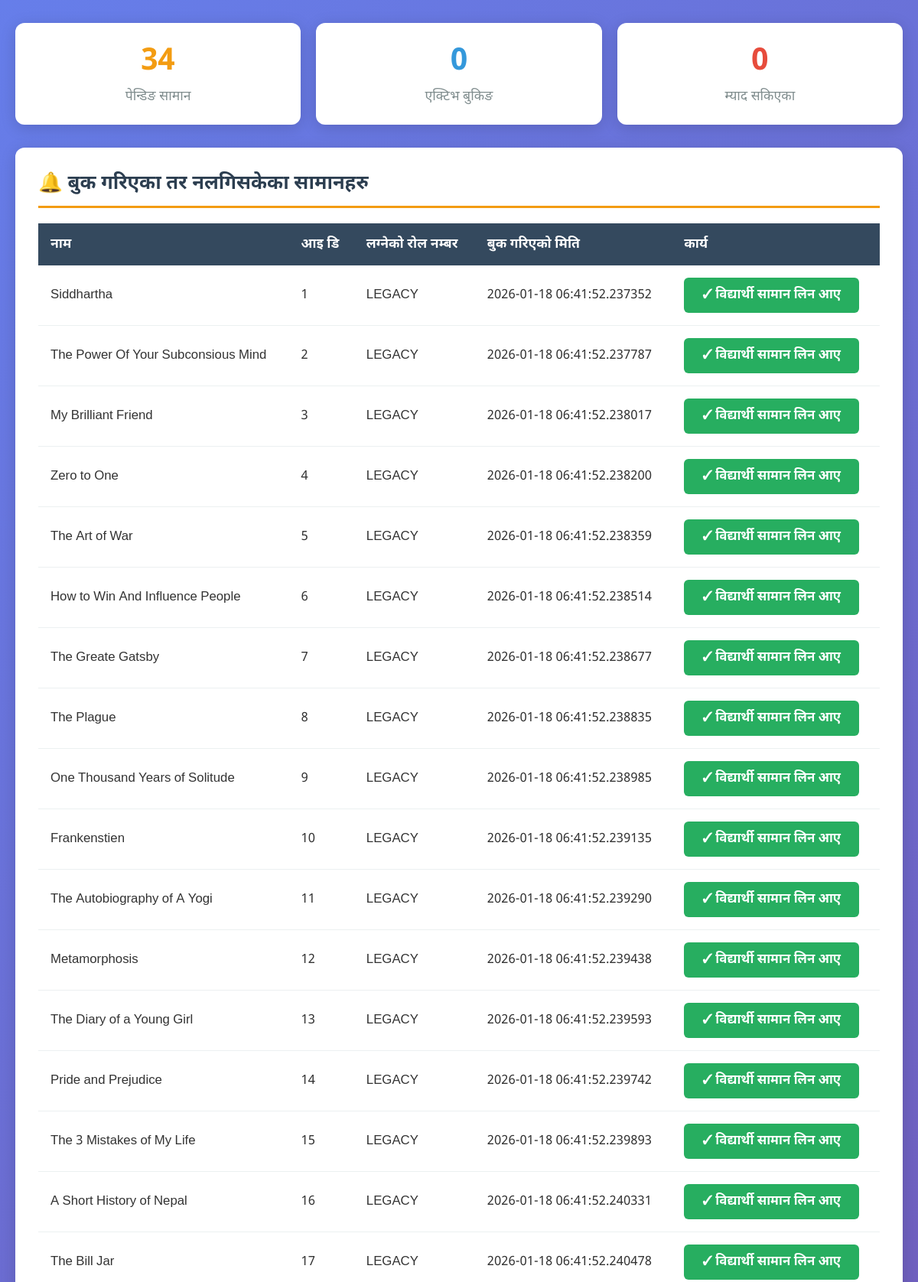
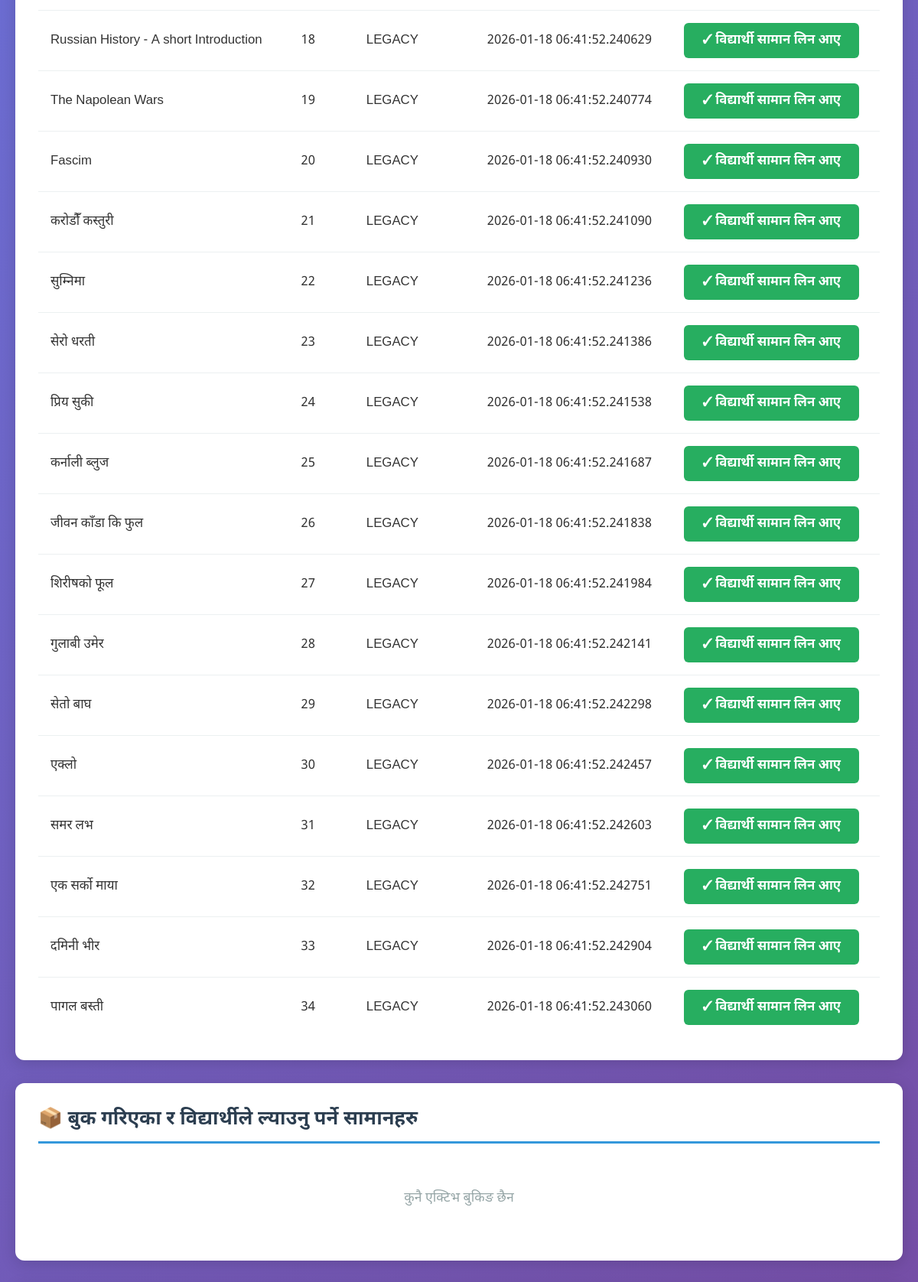
/library/arena (signed in, upper part), run on the app's committed database (2 pictures, top to bottom).
### models.py (models this page shows)
class Item(Base):
    __tablename__ = "items"
    id = Column(Integer, primary_key=True)
    name = Column(String, nullable=False)
    description = Column(String)
    image_path = Column(String, nullable=True)
    available = Column(Boolean, default=True)
    hold_time = Column(Integer, default=3)  # Max-days before return must be done
    occupy_time = Column(Integer, default=15) # Max-days after booking item must be taken
    bookings = relationship("Booking", back_populates="item")

class Booking(Base):
    __tablename__ = "bookings"
    id = Column(Integer, primary_key=True)
    user_email = Column(String, nullable=False)
    booked_date = Column(DateTime, default=datetime.now())
    occupied_date = Column(DateTime, nullable=True)
    on_hold_state = Column(Boolean, default=True)
    on_occupied_state = Column(Boolean, default=False)
    is_expired = Column(Boolean, default=False)
    is_history = Column(Boolean, default = False) # means is part of history, currently not booked, part of history
    item_id = Column(Integer, ForeignKey("items.id"))
    item = relationship("Item", back_populates="bookings")

### app.py (the view, shortened to what this page needs)
@app.route("/library/arena")
def admin_dashboard():
    if not session.get("logged_in"):
        flash("You are not authenticated")
        return redirect("/library/campusend")
    db = get_db()
    now = datetime.utcnow()
    for item in get_items_on_hold(db):
        booking = item.bookings[-1]
        if (now - booking.booked_date).days > item.hold_time:
            booking.is_expired = True
            booking.on_hold_state = False
            item.available = True
    for item in get_items_on_occupy(db):
        booking = item.bookings[-1]
        if booking.occupied_date and (
            (now - booking.occupied_date).days > item.occupy_time
        ):
            booking.is_expired = True
    db.commit()
    hold_items = []
    for item in get_items_on_hold(db):
        b = item.bookings[-1]
        hold_items.append([
            item.name,
            item.image_path,
            b.user_email[:9].upper(),
            b.booked_date,
            item.id
        ])
    return_items = []
    expired_items = []
    db.close()
    return render_template(
        "dashboard.html",
        items=hold_items,
        returns=return_items,
        expired=expired_items
    )

### app.py (called while the page is built)
def get_db():
    return SessionLocal()

### models.py (called while the page is built)
def get_items_on_hold(db):
    return db.query(Item).join(Booking).filter(
        Booking.on_hold_state == True,
        Booking.is_expired == False
    ).all()

def get_items_on_occupy(db):
    return db.query(Item).join(Booking).filter(
        Booking.on_occupied_state == True,
        Booking.is_expired == False
    ).all()

### templates/dashboard.html (shortened to what this page needs)
<!DOCTYPE html>
<html lang="ne">
<head>
</head>
<body>
    <div class="container">
        <div class="stats-grid">
            <div class="stat-card stat-pending">
                <div class="stat-number">{{ items|length if items else 0 }}</div>
                <div class="stat-label">पेन्डिङ सामान</div>
            </div>
            <div class="stat-card stat-active">
                <div class="stat-number">{{ returns|length if returns else 0 }}</div>
                <div class="stat-label">एक्टिभ बुकिङ</div>
            </div>
            <div class="stat-card stat-expired">
                <div class="stat-number">{{ expired|length if expired else 0 }}</div>
                <div class="stat-label">म्याद सकिएका</div>
            </div>
        </div>
        <div class="section section-pending">
            <h2 class="section-title">🔔 बुक गरिएका तर नलगिसकेका सामानहरु</h2>
            <div class="table-wrapper">
                {% if items and items|length > 0 %}
                <table>
                    <thead>
                        <tr>
                            <th>नाम</th>
                            <th>आइ डि</th>
                            <th>लग्नेको रोल नम्बर</th>
                            <th>बुक गरिएको मिति</th>
                            <th>कार्य</th>
                        </tr>
                    </thead>
                    <tbody>
                        {% for item in items %}
                        <tr>
                            <td data-label="नाम">{{ item[0] }}</td>
                            <td data-label="आइ डि">{{ item[4] }}</td>
                            <td data-label="रोल नम्बर">{{ item[2] }}</td>
                            <td data-label="बुक मिति">{{ item[3] }}</td>
                            <td data-label="कार्य">
                                <button onclick="pass_ownership({{ item[4] }})" class="btn btn-pickup">
                                    ✓ विद्यार्थी सामान लिन आए
                                </button>
                            </td>
                        </tr>
                        {% endfor %}
                    </tbody>
                </table>
                {% else %}
                <div class="empty-state">कुनै पेन्डिङ सामान छैन</div>
                {% endif %}
            </div>
        </div>
        <div class="section section-active">
            <h2 class="section-title">📦 बुक गरिएका र विद्यार्थीले ल्याउनु पर्ने सामानहरु</h2>
            <div class="table-wrapper">
                {% if returns and returns|length > 0 %}
                <table>
                    <thead>
                        <tr>
                            <th>नाम</th>
                            <th>आइ डि</th>
                            <th>लानेको रोल नं</th>
                            <th>समय बाँकी</th>
                            <th>कार्य</th>
                        </tr>
                    </thead>
                    <tbody>
                        {% for item in returns %}
                        <tr>
                            <td data-label="नाम">{{ item[0] }}</td>
                            <td data-label="आइ डि">{{ item[4] }}</td>
                            <td data-label="रोल नं">{{ item[2] }}</td>
                            <td data-label="समय बाँकी">
                                <span class="status-badge status-info">{{ item[3] }}</span>
                            </td>
                            <td data-label="कार्य">
                                <button onclick="return_ownership({{ item[4] }})" class="btn btn-return">
                                    ← विद्यार्थी सामान पुर्याउन आए
                                </button>
                            </td>
                        </tr>
                        {% endfor %}
                    </tbody>
                </table>
                {% else %}
                <div class="empty-state">कुनै एक्टिभ बुकिङ छैन</div>
                {% endif %}
            </div>
        </div>
    </div>
</body>
</html>

### templates/dashboard.html (style rules this page uses)
* { margin: 0; padding: 0; box-sizing: border-box; }
body { font-family: 'Noto Sans Devanagari', 'Mukta', 'Kalimati', sans-serif; background: linear-gradient(135deg, #667eea 0%, #764ba2 100%); min-height: 100vh; padding: 30px 20px; color: #333; }
.container { max-width: 1400px; margin: 0 auto; }
.section { background: white; padding: 30px; border-radius: 12px; margin-bottom: 30px; box-shadow: 0 4px 20px rgba(0,0,0,0.15); }
.section-title { font-size: 1.6rem; color: #2c3e50; margin-bottom: 20px; padding-bottom: 12px; border-bottom: 3px solid #667eea; font-weight: 700; }
.section-pending .section-title { border-bottom-color: #f39c12; }
.section-active .section-title { border-bottom-color: #3498db; }
.table-wrapper { overflow-x: auto; }
table { width: 100%; border-collapse: collapse; font-size: 1.05rem; }
thead th { background: #34495e; color: white; padding: 16px; text-align: left; font-weight: 600; font-size: 1.1rem; white-space: nowrap; }
tbody td { padding: 16px; border-bottom: 1px solid #ecf0f1; font-size: 1.05rem; }
tbody tr { transition: background 0.2s; }
tbody tr:last-child td { border-bottom: none; }
.empty-state { text-align: center; padding: 40px; color: #95a5a6; font-size: 1.1rem; }
.btn { padding: 12px 24px; border: none; border-radius: 6px; font-size: 1.05rem; font-weight: 600; cursor: pointer; transition: all 0.2s; font-family: inherit; white-space: nowrap; }
.btn-pickup { background: #27ae60; color: white; }
.stats-grid { display: grid; grid-template-columns: repeat(auto-fit, minmax(250px, 1fr)); gap: 20px; margin-bottom: 30px; }
.stat-card { background: white; padding: 25px; border-radius: 12px; box-shadow: 0 4px 20px rgba(0,0,0,0.15); text-align: center; }
.stat-number { font-size: 2.5rem; font-weight: 700; margin-bottom: 8px; }
.stat-label { color: #7f8c8d; font-size: 1.1rem; }
.stat-pending .stat-number { color: #f39c12; }
.stat-active .stat-number { color: #3498db; }
.stat-expired .stat-number { color: #e74c3c; }

### data on the page
Item: name "Siddhartha", id "1", item "LEGACY", booked_date "2026-01-18 06:41:52.237352"
Item: name "The Power Of Your Subconsious Mind", item "2", item "LEGACY", booked_date "2026-01-18 06:41:52.237787"
Item: name "My Brilliant Friend", id "3", item "LEGACY", booked_date "2026-01-18 06:41:52.238017"
Item: name "Zero to One", id "4", item "LEGACY", booked_date "2026-01-18 06:41:52.238200"
Item: name "The Art of War", id "5", item "LEGACY", booked_date "2026-01-18 06:41:52.238359"
Item: name "How to Win And Influence People", id "6", item "LEGACY", booked_date "2026-01-18 06:41:52.238514"
Item: name "The Greate Gatsby", id "7", item "LEGACY", booked_date "2026-01-18 06:41:52.238677"
Item: name "The Plague", id "8", item "LEGACY", booked_date "2026-01-18 06:41:52.238835"
Item: name "One Thousand Years of Solitude", id "9", item "LEGACY", booked_date "2026-01-18 06:41:52.238985"
Item: name "Frankenstien", id "10", item "LEGACY", booked_date "2026-01-18 06:41:52.239135"
Item: name "The Autobiography of A Yogi", id "11", item "LEGACY", booked_date "2026-01-18 06:41:52.239290"
Item: name "Metamorphosis", id "12", item "LEGACY", booked_date "2026-01-18 06:41:52.239438"
Item: name "The Diary of a Young Girl", id "13", item "LEGACY", booked_date "2026-01-18 06:41:52.239593"
Item: name "Pride and Prejudice", id "14", item "LEGACY", booked_date "2026-01-18 06:41:52.239742"
Item: name "The 3 Mistakes of My Life", item "15", item "LEGACY", booked_date "2026-01-18 06:41:52.239893"
Item: name "A Short History of Nepal", id "16", item "LEGACY", booked_date "2026-01-18 06:41:52.240331"
Item: name "The Bill Jar", id "17", item "LEGACY", booked_date "2026-01-18 06:41:52.240478"
Item: name "Russian History - A short Introduction", id "18", item "LEGACY", booked_date "2026-01-18 06:41:52.240629"
Item: name "The Napolean Wars", id "19", item "LEGACY", booked_date "2026-01-18 06:41:52.240774"
Item: name "Fascim", id "20", item "LEGACY", booked_date "2026-01-18 06:41:52.240930"
Item: name "करोडौँ कस्तुरी", id "21", item "LEGACY", booked_date "2026-01-18 06:41:52.241090"
Item: name "सुम्निमा", id "22", item "LEGACY", booked_date "2026-01-18 06:41:52.241236"
Item: name "सेरो धरती", id "23", item "LEGACY", booked_date "2026-01-18 06:41:52.241386"
Item: name "प्रिय सुकी", id "24", item "LEGACY", booked_date "2026-01-18 06:41:52.241538"
Item: name "कर्नाली ब्लुज", id "25", item "LEGACY", booked_date "2026-01-18 06:41:52.241687"
Item: name "जीवन काँडा कि फुल", id "26", item "LEGACY", booked_date "2026-01-18 06:41:52.241838"
Item: name "शिरीषको फूल", id "27", item "LEGACY", booked_date "2026-01-18 06:41:52.241984"
Item: name "गुलाबी उमेर", id "28", item "LEGACY", booked_date "2026-01-18 06:41:52.242141"
Item: name "सेतो बाघ", id "29", item "LEGACY", booked_date "2026-01-18 06:41:52.242298"
Item: name "एक्लो", id "30", item "LEGACY", booked_date "2026-01-18 06:41:52.242457"
Item: name "समर लभ", id "31", item "LEGACY", booked_date "2026-01-18 06:41:52.242603"
Item: name "एक सर्को माया", id "32", item "LEGACY", booked_date "2026-01-18 06:41:52.242751"
Item: name "दमिनी भीर", id "33", item "LEGACY", booked_date "2026-01-18 06:41:52.242904"
Item: name "पागल बस्ती", id "34", item "LEGACY", booked_date "2026-01-18 06:41:52.243060"

### other printed values
{{ items|length if items else 0 }} "34"
{{ returns|length if returns else 0 }} "0"
{{ expired|length if expired else 0 }} "0"
